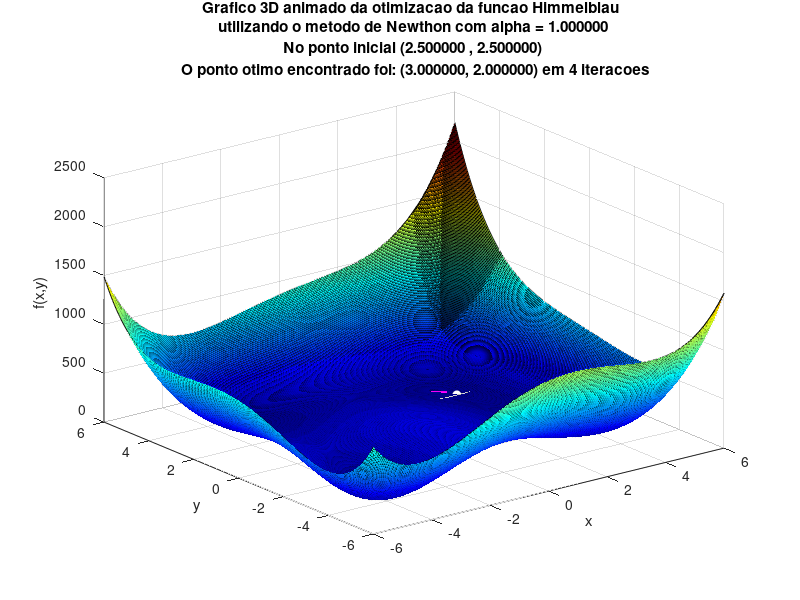
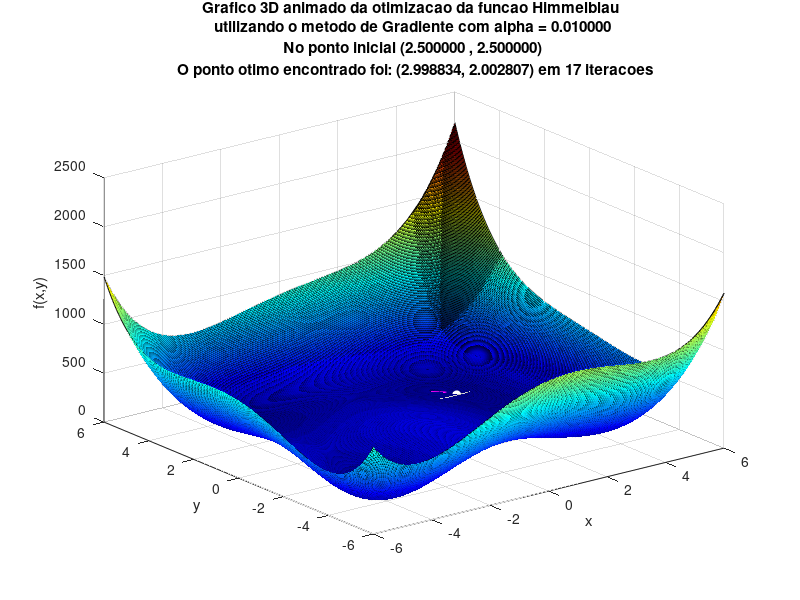
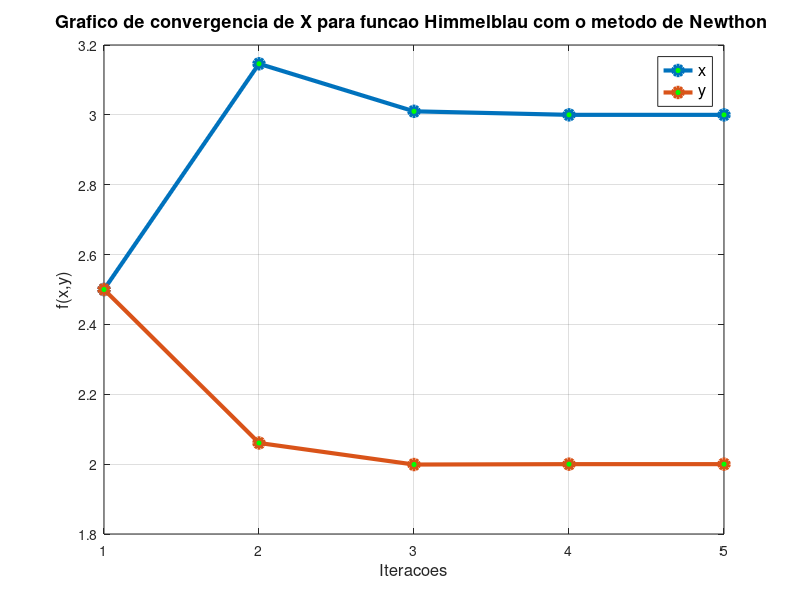
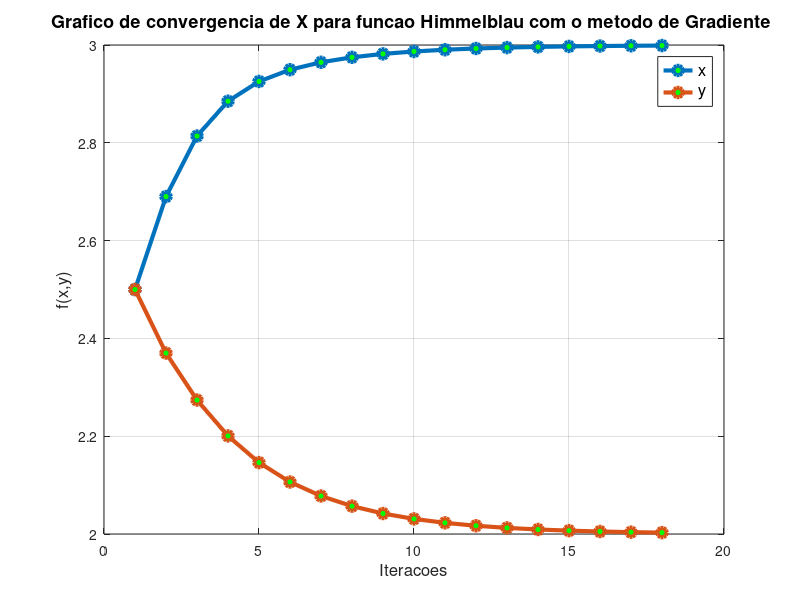

Write the MATLAB code that produced these figures, in order.
function lista4_ex_4 ()
  clc;
  x0 = [2.5 ; 2.5];
  maxItr = 1000;
  tol = 1e-3;
  aN = 1; %  0,0001 <= alpha <= 10 (nao sei pq alpha maior que 3 quebra o grafico 3d
  aG = 0.01; % alphas diferentes pois o metodo do gradiente nao estava convergindo com alpha = 1, estava dando NaN

  %chamada dos metodos
  [pontoOtimoN,iN,todosXN,todosYN] = metodoNewton(x0,aN,maxItr,tol);
  printarInfo('Newthon',pontoOtimoN,todosXN,todosYN,iN,aN);
  [pontoOtimoG,iG,todosXG,todosYG] = metodoGradiente(x0,aG,maxItr,tol); % nota se que o metodo nao chegou ao ponto otimo previsto (3,2)
  printarInfo('Gradiente',pontoOtimoG,todosXG,todosYG,iG,aG);
   %chamadas para as funcoes de graficos
   [todosZ,intervaloX,intervaloY] = superficie();
   plotagrafico3D(1,'Newthon',pontoOtimoN,todosXN,todosYN,todosZ,intervaloX,intervaloY,iN,aN);
   pause(1); % pausa pra acabar a animacao do primiero grafico / ou um keyboard
   plotagrafico3D(2,'Gradiente',pontoOtimoG,todosXG,todosYG,todosZ,intervaloX,intervaloY,iG,aG);
   pause(1);
   plotaconvergenciaX(3,'Newthon',todosXN);
   pause(1);
   plotaconvergenciaX(4,'Gradiente',todosXG); % nao chega em (3,2) mas esta convergindo bom sinal
   pause(1);
   plotaconvergenciaY(5,'Newthon',todosYN);
   pause(1);
   plotaconvergenciaY(6,'Gradiente',todosYG); %converngindo pra zero
   pause(1);


function vetY = f(vetx)
  x = vetx(1);
  y = vetx(2);
  vetY = (x.^2 + y - 11)^2 + (x + y.^2 - 7)^2;
endfunction

function gradiente = gf(vetx) %gradiente de f(x)
  x = vetx(1);
  y = vetx(2);
  gradiente = nan(2,1);
  gradiente(1) = 4*x^3 + 2*y^2 + 4*x*y - 42*x - 14 ; %vetor coluna com as derivadas parciais
  gradiente(2) = 4*y^3 + 2*x^2 + 4*x*y - 26*y -22 ;
endfunction

function haussiana = H(vetx)
  x = vetx(1);
  y = vetx(2);
  haussiana = nan(2,2);
  haussiana(1,1) = 12*x^2 + 4*y - 42;
  haussiana(1,2) = 4*x + 4*y;
  haussiana(2,1) = 4*y + 4*x;
  haussiana(2,2) = 12*y^2 + 4*x -26;
endfunction

function [ pontoOtimoN, iN, todosXN, todosYN] = metodoNewton(x0,a,maxItr,tol)

  todosXN = nan(maxItr+1, length(x0));
  todosYN = nan(maxItr+1, 1);
  todosXN(1,:) = x0;
  todosYN(1) = f(x0);

  for iN = 1:maxItr
    x1 = x0 - a*(H(x0)\gf(x0));
    todosXN(iN+1, :) = x1;
    todosYN(iN+1) = f(x1);

    if max(abs(x1-x0)) <= tol
      x0 = x1;
      break
    endif
    x0 = x1;
  endfor

  todosXN = todosXN(1:iN+1, : ); %truncando o vetor
  todosYN = todosYN(1:iN+1);
  pontoOtimoN = x0;
 endfunction

function [ pontoOtimoG, iG, todosXG, todosYG] = metodoGradiente(x0,a,maxItr,tol)

  todosXG = nan(maxItr+1, length(x0));
  todosYG = nan(maxItr+1, 1);
  todosXG(1,:) = x0;
  todosYG(1) = f(x0);

  for iG = 1:maxItr
    x1 = x0 - a*gf(x0);
    todosXG(iG+1, :) = x1;
    todosYG(iG+1) = f(x1);

    if max(abs(x1-x0)) <= tol
      x0 = x1;
      break
    endif
    x0 = x1;
  endfor

  todosXG = todosXG(1:iG+1, : );
  todosYG = todosYG(1:iG+1);
  pontoOtimoG = x0;
 endfunction

function [todosZ,intervaloX,intervaloY] = superficie() %funcao para preencher a matriz Z que vai ser a superficie do grafico 3D
  intervaloX = linspace(-6,6,500); %intervalos para os espacamentos q estao na figura da lista
  intervaloY = linspace(-6,6,500);

  todosZ = nan(length(intervaloY),length(intervaloX));

  for i = 1:length(intervaloX) % matriz contendo os resultados de fa funcao para cada (x,y)
    for j = 1:length(intervaloY)
        todosZ(j,i) = f([intervaloX(i);intervaloY(j)]); %preenchimento da matriz Z com o valor da funcao para cada intervalo de x e y, (j,i) pq o octave preenche linha por coluna
    endfor
  endfor

endfunction

function plotagrafico3D(fig,metodo,pontoOtimo,todosX,todosY,todosZ,intervaloX,intervaloY,i,a)
  figure(fig); % na chamada passa um valor pra criar a figura e nao sobrescrever os graficos entre si
  n = size(todosX,1); %pegando a quantidade de dados
  clf;
  surf(intervaloX,intervaloY,todosZ); %plotando o grafico com a superficie
  hold on;
  grid on;
  xlabel('x');
  ylabel('y');
  zlabel('f(x,y)');
  title(sprintf('Grafico 3D animado da otimizacao da funcao Himmelblau \nutilizando o metodo de %s com alpha = %.6f\nNo ponto inicial (%.6f , %.6f)\n O ponto otimo encontrado foi: (%.6f, %.6f) em %d iteracoes',metodo,a,todosX(1,1),todosX(1,2),pontoOtimo(1),pontoOtimo(2),i));
  colormap jet;
  plot3(todosX(:,1),todosX(:,2),todosY,'--','linewidth',3,'color',[1 0 1]); % linha dos trajetos
  ponto = plot3(todosX(1,1),todosX(1,2),todosY(1),'-o', 'markerfacecolor','w','markersize',6,'color','w');  % ? erro q acontece error: set: invalid handle (= -37.4789)
  for k = 1:n
    set(ponto,'XData',todosX(k,1),'YData',todosX(k,2),'ZData',todosY(k));
    drawnow;
    pause(2);
  endfor
endfunction

 function plotaconvergenciaX(fig,metodo,todosX) % convergencia para X
    figure(fig);
    clf;
    plot(todosX,'-o','markersize',7,'linewidth',3,'markerfacecolor','g');
    title(sprintf('Grafico de convergencia de X para funcao Himmelblau com o metodo de %s ',metodo),'fontsize',13);
    xlabel('Iteracoes','fontsize',12);
    ylabel('f(x,y)','fontsize',12);
    legend('x','y','fontsize',12)
    grid on;
  endfunction

  function plotaconvergenciaY(fig,metodo,todosY)  % convergencia para todosY  = valores para  f(x,y)
    figure(fig);
    clf;
    plot(todosY,'-o','markersize',7,'linewidth',3,'markerfacecolor','g','color','y');
    title(sprintf('Grafico de convergencia de f(x,y) para funcao Himmelblau com o metodo de %s ',metodo),'fontsize',13);
    xlabel('Iteracoes','fontsize',12);
    ylabel('f(x,y)','fontsize',12);
    legend('Valor encontrado em f(x,y)','fontsize',12)
    grid on;
  endfunction

  function printarInfo(metodo,pontoOtimo,todosX,todosY,i,a)
    printf('Utilizando o metodo %s com alpha = %.6f, o ponto otimo encontrado foi: (%.6f , %.6f), em %d iteracoes\n',metodo,a,pontoOtimo(1),pontoOtimo(2),i);
    printf('Distancia do ponto encontrado em relacao ao ponto otimo dado (3,2): %.6f\n', norm( pontoOtimo - [3;2]));
    printf('Valor de f(x,y) no ponto (%.6f , %.6f) = %.6f\n\n\n',pontoOtimo(1),pontoOtimo(2),todosY(end)); % pegando o valor de f(x,y) da ultima iteracao
  endfunction
endfunction
